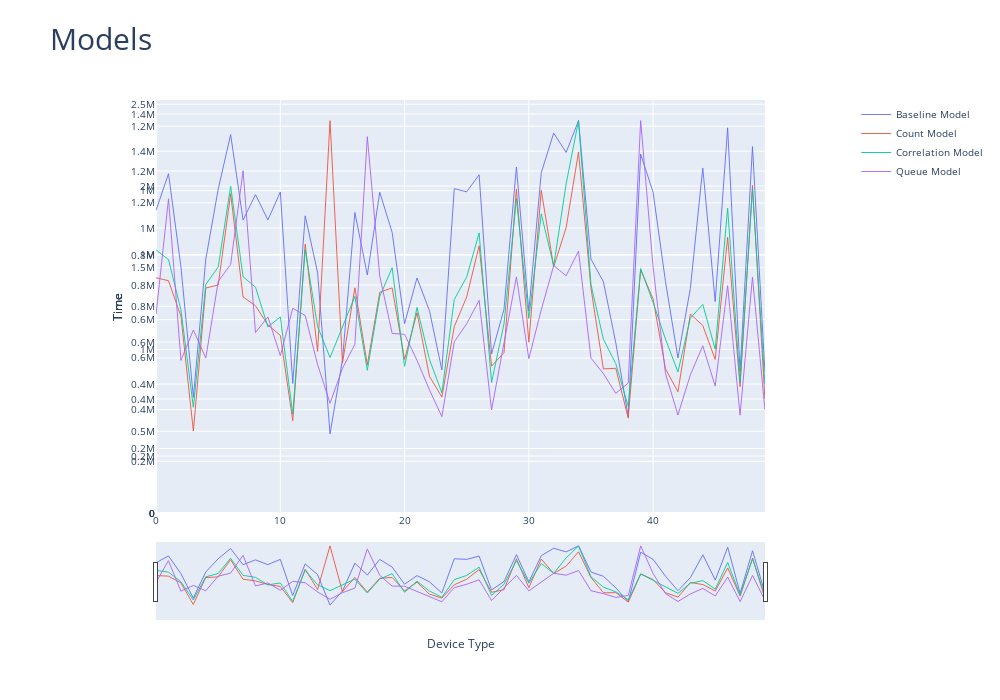

The cell this chart's notebook holds for it:
### Code cell
tc = pd.read_csv("time_course_results.csv")

baseline_scatter = go.Scatter(x=list(range(len(tc))), y=tc['base'],
                             line=go.scatter.Line(width=1),
                             opacity=0.9,
                             yaxis='y1',
                             name='Baseline Model')
count_scatter = go.Scatter(x=list(range(len(tc))), y=tc['count'],
                                 line=go.scatter.Line(width=1),
                                 opacity=0.9,
                                 yaxis='y2',
                                 name='Count Model')

correlation_scatter = go.Scatter(x=list(range(len(tc))), y=tc['corr'],
                             line=go.scatter.Line(width=1),
                             opacity=0.9,
                             yaxis='y3',
                             name='Correlation Model')
queue_scatter = go.Scatter(x=list(range(len(tc))), y=tc['queue'],
                                 line=go.scatter.Line(width=1),
                                 opacity=0.9,
                                 yaxis='y4',
                                 name='Queue Model')



layout = go.Layout(height=700, width=1000, titlefont=dict(size=30),
                   font=dict(size=10),
                   title="Models",
                   xaxis=dict(title='Device Type',
                              rangeslider=dict(visible=True),
                              domain=[0.1, 0.9]),
                   yaxis=dict(title='Time',
                               rangemode='tozero',
                             ),
                   yaxis2=dict(title='Time',
                               overlaying='y',
                               rangemode='tozero'),
                   yaxis3=dict(title='Time',
                               overlaying='y',
                               rangemode='tozero'),
                   yaxis4=dict(title='Time',
                               overlaying='y',
                               rangemode='tozero')
                  )

fig = go.Figure(data=[baseline_scatter, count_scatter, correlation_scatter, queue_scatter], layout=layout)

fig.show()

### Figure 1 — Plotly figure (JSON) as saved in the notebook; plotly's stock layout.template omitted (floating-point values rounded to 4 significant figures)
{"data": [{"line": {"width": 1}, "name": "Baseline Model", "opacity": 0.9, "type": "scatter", "x": [0, 1, 2, 3, 4, 5, 6, 7, 8, 9, 10, 11, 12, 13, 14, 15, 16, 17, 18, 19, 20, 21, 22, 23, 24, 25, 26, 27, 28, 29, 30, 31, 32, 33, 34, 35, 36, 37, 38, 39, 40, 41, 42, 43, 44, 45, 46, 47, 48, 49], "y": [1852000.0, 2075000.0, 1505000.0, 708000.0, 1553000.0, 1981000.0, 2314000.0, 1792000.0, 1947000.0, 1792000.0, 1963000.0, 792300.0, 1818000.0, 1469000.0, 484100.0, 937100.0, 1838000.0, 1456000.0, 1962000.0, 1716000.0, 1158000.0, 1437000.0, 1238000.0, 874600.0, 1984000.0, 1964000.0, 2069000.0, 971900.0, 1246000.0, 2116000.0, 1235000.0, 2081000.0, 2323000.0, 2206000.0, 2400000.0, 1553000.0, 1415000.0, 1040000.0, 589000.0, 2195000.0, 1962000.0, 1415000.0, 948600.0, 1373000.0, 2110000.0, 1293000.0, 2356000.0, 866400.0, 2241000.0, 863600.0], "yaxis": "y"}, {"line": {"width": 1}, "name": "Count Model", "opacity": 0.9, "type": "scatter", "x": [0, 1, 2, 3, 4, 5, 6, 7, 8, 9, 10, 11, 12, 13, 14, 15, 16, 17, 18, 19, 20, 21, 22, 23, 24, 25, 26, 27, 28, 29, 30, 31, 32, 33, 34, 35, 36, 37, 38, 39, 40, 41, 42, 43, 44, 45, 46, 47, 48, 49], "y": [825300.0, 815000.0, 690500.0, 287800.0, 789300.0, 800400.0, 1120000.0, 758000.0, 727100.0, 659800.0, 623400.0, 323800.0, 943100.0, 567100.0, 1377000.0, 526600.0, 790300.0, 519500.0, 774700.0, 789900.0, 539100.0, 702800.0, 479800.0, 406900.0, 654200.0, 758100.0, 937500.0, 515300.0, 562700.0, 1137000.0, 599400.0, 1132000.0, 863800.0, 1001000.0, 1267000.0, 789300.0, 505700.0, 507600.0, 332900.0, 853800.0, 751300.0, 505700.0, 425500.0, 697900.0, 657900.0, 538900.0, 967300.0, 443300.0, 1150000.0, 399900.0], "yaxis": "y2"}, {"line": {"width": 1}, "name": "Correlation Model", "opacity": 0.9, "type": "scatter", "x": [0, 1, 2, 3, 4, 5, 6, 7, 8, 9, 10, 11, 12, 13, 14, 15, 16, 17, 18, 19, 20, 21, 22, 23, 24, 25, 26, 27, 28, 29, 30, 31, 32, 33, 34, 35, 36, 37, 38, 39, 40, 41, 42, 43, 44, 45, 46, 47, 48, 49], "y": [816000.0, 786200.0, 630100.0, 328100.0, 708800.0, 763300.0, 1014000.0, 733000.0, 700700.0, 577100.0, 608500.0, 306700.0, 817000.0, 578400.0, 482300.0, 574500.0, 672000.0, 442800.0, 671500.0, 761000.0, 455400.0, 637600.0, 476400.0, 373000.0, 662500.0, 732500.0, 868500.0, 404900.0, 586700.0, 974900.0, 603500.0, 927900.0, 766500.0, 1020000.0, 1217000.0, 708800.0, 539400.0, 463100.0, 330800.0, 758000.0, 653300.0, 539400.0, 437500.0, 604800.0, 647000.0, 508000.0, 945900.0, 404900.0, 1004000.0, 399900.0], "yaxis": "y3"}, {"line": {"width": 1}, "name": "Queue Model", "opacity": 0.9, "type": "scatter", "x": [0, 1, 2, 3, 4, 5, 6, 7, 8, 9, 10, 11, 12, 13, 14, 15, 16, 17, 18, 19, 20, 21, 22, 23, 24, 25, 26, 27, 28, 29, 30, 31, 32, 33, 34, 35, 36, 37, 38, 39, 40, 41, 42, 43, 44, 45, 46, 47, 48, 49], "y": [770300.0, 1216000.0, 590400.0, 708000.0, 599500.0, 896200.0, 962000.0, 1324000.0, 698400.0, 758700.0, 608500.0, 792300.0, 764100.0, 574100.0, 424600.0, 559800.0, 652500.0, 1456000.0, 916600.0, 694800.0, 691300.0, 590600.0, 476400.0, 373000.0, 662500.0, 732500.0, 822900.0, 398600.0, 657800.0, 913700.0, 597400.0, 786000.0, 957300.0, 918200.0, 1013000.0, 599500.0, 539400.0, 463100.0, 502700.0, 1518000.0, 951000.0, 539400.0, 379200.0, 534300.0, 647000.0, 491500.0, 879500.0, 378600.0, 912900.0, 399900.0], "yaxis": "y4"}], "layout": {"font": {"size": 10}, "height": 700, "title": {"font": {"size": 30}, "text": "Models"}, "width": 1000, "xaxis": {"domain": [0.1, 0.9], "rangeslider": {"visible": true}, "title": {"text": "Device Type"}}, "yaxis": {"rangemode": "tozero", "title": {"text": "Time"}}, "yaxis2": {"overlaying": "y", "rangemode": "tozero", "title": {"text": "Time"}}, "yaxis3": {"overlaying": "y", "rangemode": "tozero", "title": {"text": "Time"}}, "yaxis4": {"overlaying": "y", "rangemode": "tozero", "title": {"text": "Time"}}}}
